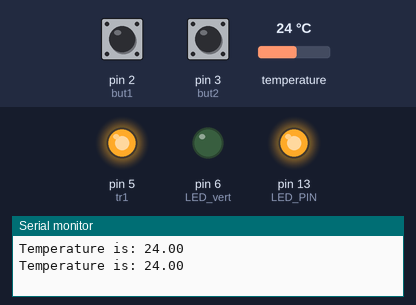
Bench run of a sketch on a simulated Arduino Nano, built with avr-gcc and run on an emulated ATmega328P. Parts: output pins drawn as LEDs (lit = HIGH), the last lines printed to the serial monitor. Dashed ring = blinking. Inputs (shaded band) come from the test bench; at power-on: pin 2 (but1) LOW, pin 3 (but2) LOW, temperature 24 °C.

Above: at 3.3 s.
3.4 s: pin 2 (but1) pulled HIGH for 2.1 s
At 4.1 s:
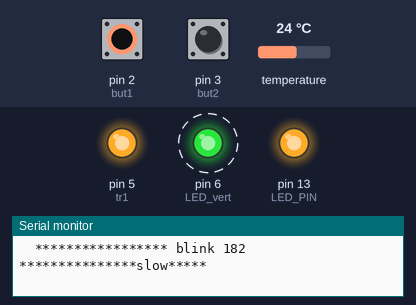
At 23.7 s:
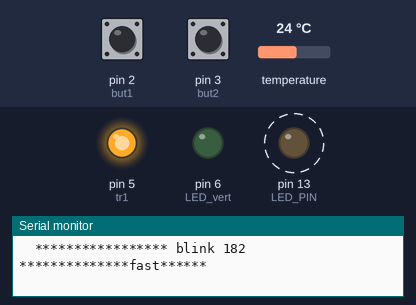
Timing chart, 0 to 25.3 s (numbered marks = the images above; inputs shaded):
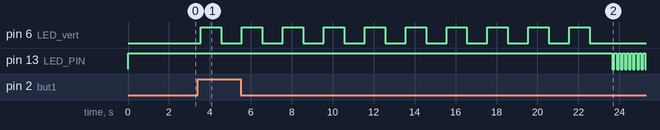

The sketch:

demo_1.ino
```cpp
#include <OneWire.h>
#include <DallasTemperature.h>


//#define TEMP_SENSOR_PIN 4 // Change this if using a different GPIO pin for DS18B20
#define ONE_WIRE_BUS 4  // Pin where the data line is connected
float temperature = 0;


OneWire oneWire(ONE_WIRE_BUS);
DallasTemperature sensors(&oneWire);


const int LED_PIN = 13;  // INTERNAL ONBOARD LED     ---------nano----------- OUTPUT pin 13
const int LED_vert = 6;  // pin 6
int but1 = 2;  // pin 2
int butt1 = 0;
int but2 = 3;  // pin 3  //
int butt2 = 0;
int tr1 = 5;  // pin 5
int vert = 0;


void setup() {
  // put your setup code here, to run once:
   Serial.begin(115200);
   sensors.begin();
   pinMode(LED_PIN, OUTPUT);
   pinMode(LED_vert, OUTPUT);
   pinMode(but1, INPUT);
   pinMode(but2, INPUT);
   pinMode(tr1, OUTPUT);

   digitalWrite(tr1, HIGH);  // make sure tr1 is off (PNP)

}

void loop() {
  // put your main code here, to run repeatedly:
butt1 = digitalRead(but1);// test mode
if(butt1 == HIGH)
  {
   Serial.println("but1 is pressed   *************************************");
   digitalWrite(LED_PIN, HIGH);
    Serial.println("  ***************** start blink 182 ********************");
   BLINK();
}// but4 = HIGH = ON
if(butt1 == LOW)
  {
   //Serial.println("but1 = OFF;"); // debug
   digitalWrite(LED_PIN, HIGH);
  }


butt2 = digitalRead(but2);// test mode
if(butt2 == HIGH)
  {
    vert++;
   Serial.println("but2 is pressed   *************************************");
   digitalWrite(LED_vert, HIGH);
   Serial.print("vert = ");
   Serial.println(vert);
   if(vert == 7){
    for(int z =0;z<4;z++){
    digitalWrite(tr1, LOW);
     Serial.println("tr1 is On  *************************************");
    delay(3000);
    digitalWrite(tr1, HIGH);
     Serial.println("tr1 is off   *************************************");
    delay(3000);
    }// for z
    vert=0;
   }
}// but4 = HIGH = ON
if(butt2 == LOW)
  {
   //Serial.println("but1 = OFF;"); // debug
   digitalWrite(LED_vert, LOW);
   vert=0;
  }


DSsensor();


}  // loop


void DSsensor(){
 sensors.requestTemperatures();
  float tempC = sensors.getTempCByIndex(0);
  Serial.print("Temperature is: ");
  Serial.println(tempC);
  delay(1000);
}  // ds


void BLINK(){
  for(int y =0;y<10;y++){
digitalWrite(LED_vert, HIGH);
Serial.println("  ***************** blink 182 ***************slow*****");
delay(1000);
digitalWrite(LED_vert, LOW);
delay(1000);
  } //for y

  for(int x =0;x<100;x++){
digitalWrite(LED_PIN, HIGH);
Serial.println("  ***************** blink 182 **************fast******");
delay(100);
digitalWrite(LED_PIN, LOW);
delay(100);
  } //for y


}  // blink
```

Measured:
- after the input at 3.4 s, pin 6 (LED_vert): alternates HIGH for 1.0 s and LOW for 1.0 s, 20 changes in all, then stays LOW, starting after 0.15 s; pin 13 (LED_PIN): alternates HIGH for 0.10 s and LOW for 0.10 s, starting after 20.3 s
